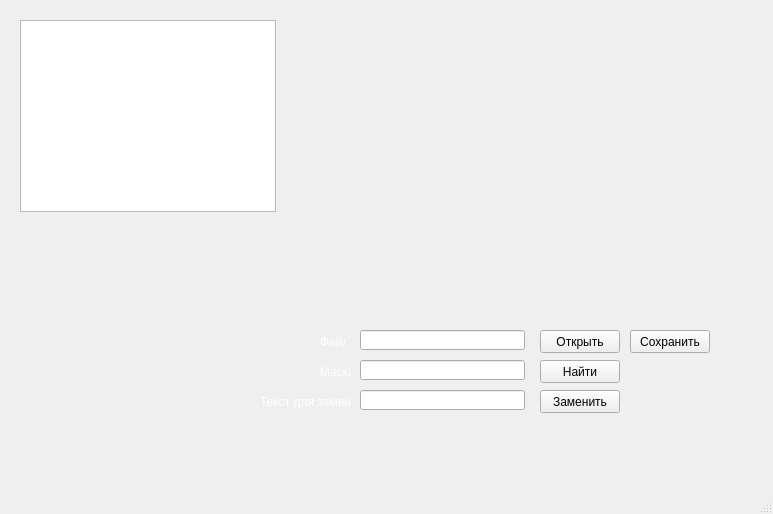
<?xml version="1.0" encoding="UTF-8"?>
<ui version="4.0">
 <class>MainWindow</class>
 <widget class="QMainWindow" name="MainWindow">
  <property name="geometry">
   <rect>
    <x>0</x>
    <y>0</y>
    <width>773</width>
    <height>514</height>
   </rect>
  </property>
  <property name="windowTitle">
   <string>MainWindow</string>
  </property>
  <widget class="QWidget" name="centralwidget">
   <widget class="QLabel" name="label">
    <property name="geometry">
     <rect>
      <x>320</x>
      <y>330</y>
      <width>26</width>
      <height>23</height>
     </rect>
    </property>
    <property name="styleSheet">
     <string notr="true">color: rgb(255, 255, 255);</string>
    </property>
    <property name="text">
     <string>Файл</string>
    </property>
   </widget>
   <widget class="QLineEdit" name="lineEdit">
    <property name="geometry">
     <rect>
      <x>360</x>
      <y>330</y>
      <width>165</width>
      <height>20</height>
     </rect>
    </property>
   </widget>
   <widget class="QPushButton" name="openButton">
    <property name="geometry">
     <rect>
      <x>540</x>
      <y>330</y>
      <width>80</width>
      <height>23</height>
     </rect>
    </property>
    <property name="text">
     <string>Открыть</string>
    </property>
   </widget>
   <widget class="QPushButton" name="saveButton">
    <property name="geometry">
     <rect>
      <x>630</x>
      <y>330</y>
      <width>80</width>
      <height>23</height>
     </rect>
    </property>
    <property name="text">
     <string>Сохранить</string>
    </property>
   </widget>
   <widget class="QLabel" name="label_2">
    <property name="geometry">
     <rect>
      <x>320</x>
      <y>360</y>
      <width>31</width>
      <height>23</height>
     </rect>
    </property>
    <property name="styleSheet">
     <string notr="true">color: rgb(255, 255, 255);</string>
    </property>
    <property name="text">
     <string>Маска</string>
    </property>
   </widget>
   <widget class="QLineEdit" name="lineEdit_2">
    <property name="geometry">
     <rect>
      <x>360</x>
      <y>360</y>
      <width>165</width>
      <height>20</height>
     </rect>
    </property>
   </widget>
   <widget class="QPushButton" name="searchButton">
    <property name="geometry">
     <rect>
      <x>540</x>
      <y>360</y>
      <width>80</width>
      <height>23</height>
     </rect>
    </property>
    <property name="text">
     <string>Найти</string>
    </property>
   </widget>
   <widget class="QLabel" name="label_3">
    <property name="geometry">
     <rect>
      <x>260</x>
      <y>390</y>
      <width>91</width>
      <height>23</height>
     </rect>
    </property>
    <property name="styleSheet">
     <string notr="true">color: rgb(255, 255, 255);</string>
    </property>
    <property name="text">
     <string>Текст для замены</string>
    </property>
   </widget>
   <widget class="QLineEdit" name="lineEdit_3">
    <property name="geometry">
     <rect>
      <x>360</x>
      <y>390</y>
      <width>165</width>
      <height>20</height>
     </rect>
    </property>
   </widget>
   <widget class="QPushButton" name="replaceButton">
    <property name="geometry">
     <rect>
      <x>540</x>
      <y>390</y>
      <width>80</width>
      <height>23</height>
     </rect>
    </property>
    <property name="text">
     <string>Заменить</string>
    </property>
   </widget>
   <widget class="QTextEdit" name="textEdit">
    <property name="geometry">
     <rect>
      <x>20</x>
      <y>20</y>
      <width>256</width>
      <height>192</height>
     </rect>
    </property>
   </widget>
  </widget>
  <widget class="QMenuBar" name="menubar">
   <property name="geometry">
    <rect>
     <x>0</x>
     <y>0</y>
     <width>773</width>
     <height>21</height>
    </rect>
   </property>
  </widget>
  <widget class="QStatusBar" name="statusbar"/>
 </widget>
 <resources/>
 <connections/>
</ui>
